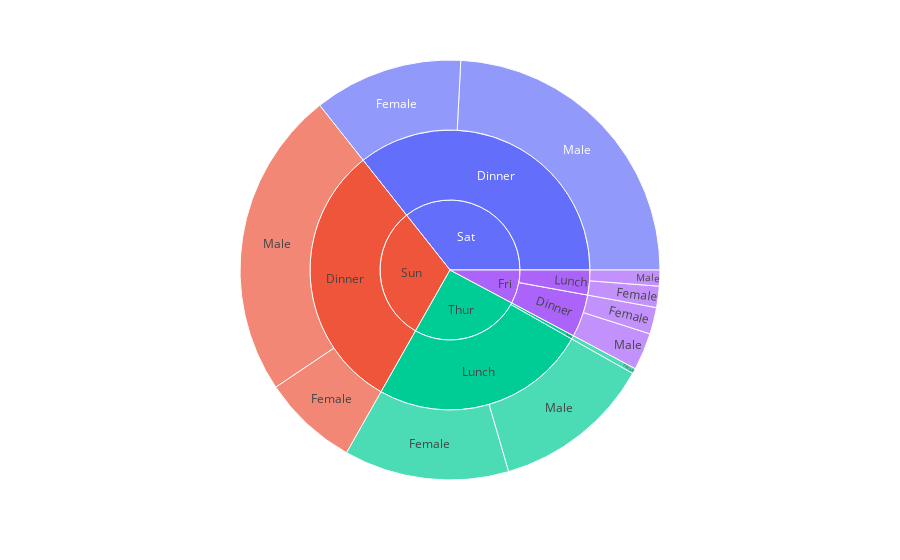

Notebook cell for this chart:
### Code cell
fig = px.sunburst(df_px, path=['day', 'time', 'sex'])
fig.show()

### Figure 1 — Plotly figure (JSON) as saved in the notebook; plotly's stock layout.template omitted (floating-point values rounded to 4 significant figures)
{"data": [{"branchvalues": "total", "domain": {"x": [0, 1], "y": [0, 1]}, "hoverlabel": {"namelength": 0}, "hovertemplate": "labels=%{label}<br>count=%{value}<br>parent=%{parent}<br>id=%{id}", "ids": ["Fri/Dinner/Female", "Sat/Dinner/Female", "Sun/Dinner/Female", "Thur/Dinner/Female", "Fri/Lunch/Female", "Thur/Lunch/Female", "Fri/Dinner/Male", "Sat/Dinner/Male", "Sun/Dinner/Male", "Fri/Lunch/Male", "Thur/Lunch/Male", "Fri/Dinner", "Sat/Dinner", "Sun/Dinner", "Thur/Dinner", "Fri/Lunch", "Thur/Lunch", "Fri", "Sat", "Sun", "Thur"], "labels": ["Female", "Female", "Female", "Female", "Female", "Female", "Male", "Male", "Male", "Male", "Male", "Dinner", "Dinner", "Dinner", "Dinner", "Lunch", "Lunch", "Fri", "Sat", "Sun", "Thur"], "name": "", "parents": ["Fri/Dinner", "Sat/Dinner", "Sun/Dinner", "Thur/Dinner", "Fri/Lunch", "Thur/Lunch", "Fri/Dinner", "Sat/Dinner", "Sun/Dinner", "Fri/Lunch", "Thur/Lunch", "Fri", "Sat", "Sun", "Thur", "Fri", "Thur", "", "", "", ""], "type": "sunburst", "values": [5, 28, 18, 1, 4, 31, 7, 59, 58, 3, 30, 12, 87, 76, 1, 7, 61, 19, 87, 76, 62]}], "layout": {"legend": {"tracegroupgap": 0}, "margin": {"t": 60}}}
